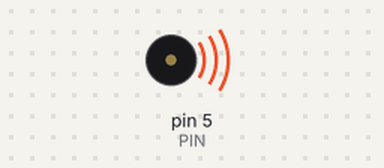
This sketch was run on a simulated Arduino Uno, built with avr-gcc and run on an emulated ATmega328P. Parts: buzzer (waves = sounding).

Above: at 0.01 s.
At 3.5 s:
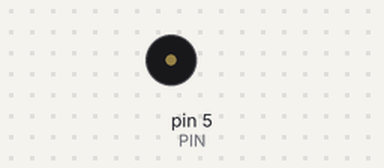
Timing chart, 0 to 5.0 s (numbered marks = the images above):
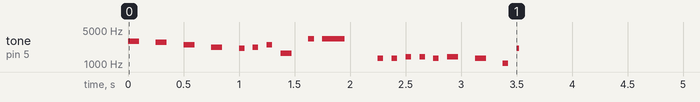

The sketch:

practica7.ino
```cpp
#define PIN 5

float melodia[] = {
  2959.955382, 2793.825851, 2489.015870, 2217.461048,
  2093.004522, 2217.461048, 2489.015870, 1661.218790,
  3322.437581, 3322.437581, 1318.510228, 1318.510228,
  1396.912926, 1396.912926, 1318.510228, 1396.912926,
  1318.510228, 1046.502261, 2093.004522 };
int duracionNota[] = {2, 2, 2, 2, 4, 4, 4, 2, 4, 1, 4, 4, 4, 4, 4, 2, 2, 4, 8, 2};

void setup() {
  // put your setup code here, to run once:
  for(int i=0; i<20; i++) {
    tone(PIN, melodia[i], 200/duracionNota[i]);
    delay(500/duracionNota[i]);
    noTone(PIN);
  }
}

void loop() {
  // put your main code here, to run repeatedly:

}
```
